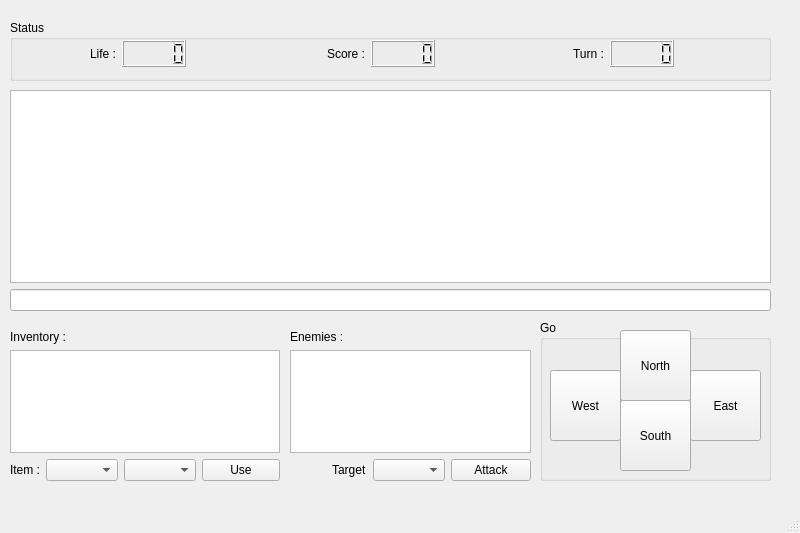
<?xml version="1.0" encoding="UTF-8"?>
<ui version="4.0">
 <class>ZorkFinal</class>
 <widget class="QMainWindow" name="ZorkFinal">
  <property name="geometry">
   <rect>
    <x>0</x>
    <y>0</y>
    <width>800</width>
    <height>533</height>
   </rect>
  </property>
  <property name="windowTitle">
   <string>ZorkFinal</string>
  </property>
  <widget class="QWidget" name="centralwidget">
   <widget class="QGroupBox" name="groupBox">
    <property name="geometry">
     <rect>
      <x>540</x>
      <y>320</y>
      <width>231</width>
      <height>161</height>
     </rect>
    </property>
    <property name="title">
     <string>Go</string>
    </property>
    <widget class="QPushButton" name="pushButton_goEast">
     <property name="geometry">
      <rect>
       <x>150</x>
       <y>50</y>
       <width>71</width>
       <height>71</height>
      </rect>
     </property>
     <property name="text">
      <string>East</string>
     </property>
    </widget>
    <widget class="QPushButton" name="pushButton_goSouth">
     <property name="geometry">
      <rect>
       <x>80</x>
       <y>80</y>
       <width>71</width>
       <height>71</height>
      </rect>
     </property>
     <property name="text">
      <string>South</string>
     </property>
    </widget>
    <widget class="QPushButton" name="pushButton_goNorth">
     <property name="geometry">
      <rect>
       <x>80</x>
       <y>10</y>
       <width>71</width>
       <height>71</height>
      </rect>
     </property>
     <property name="text">
      <string>North</string>
     </property>
    </widget>
    <widget class="QPushButton" name="pushButton_goWest">
     <property name="geometry">
      <rect>
       <x>10</x>
       <y>50</y>
       <width>71</width>
       <height>71</height>
      </rect>
     </property>
     <property name="text">
      <string>West</string>
     </property>
    </widget>
   </widget>
   <widget class="QGroupBox" name="groupBox_2">
    <property name="geometry">
     <rect>
      <x>10</x>
      <y>20</y>
      <width>761</width>
      <height>61</height>
     </rect>
    </property>
    <property name="title">
     <string>Status</string>
    </property>
    <widget class="QWidget" name="layoutWidget">
     <property name="geometry">
      <rect>
       <x>10</x>
       <y>20</y>
       <width>721</width>
       <height>27</height>
      </rect>
     </property>
     <layout class="QHBoxLayout" name="horizontalLayout_5">
      <item>
       <layout class="QHBoxLayout" name="horizontalLayout_3">
        <item>
         <spacer name="horizontalSpacer_3">
          <property name="orientation">
           <enum>Qt::Horizontal</enum>
          </property>
          <property name="sizeHint" stdset="0">
           <size>
            <width>40</width>
            <height>20</height>
           </size>
          </property>
         </spacer>
        </item>
        <item>
         <widget class="QLabel" name="label_life">
          <property name="text">
           <string>Life :</string>
          </property>
         </widget>
        </item>
        <item>
         <widget class="QLCDNumber" name="lcd_life"/>
        </item>
        <item>
         <spacer name="horizontalSpacer_6">
          <property name="orientation">
           <enum>Qt::Horizontal</enum>
          </property>
          <property name="sizeHint" stdset="0">
           <size>
            <width>40</width>
            <height>20</height>
           </size>
          </property>
         </spacer>
        </item>
       </layout>
      </item>
      <item>
       <layout class="QHBoxLayout" name="horizontalLayout_4">
        <item>
         <spacer name="horizontalSpacer_4">
          <property name="orientation">
           <enum>Qt::Horizontal</enum>
          </property>
          <property name="sizeHint" stdset="0">
           <size>
            <width>40</width>
            <height>20</height>
           </size>
          </property>
         </spacer>
        </item>
        <item>
         <widget class="QLabel" name="label_score">
          <property name="text">
           <string>Score :</string>
          </property>
         </widget>
        </item>
        <item>
         <widget class="QLCDNumber" name="lcd_score"/>
        </item>
        <item>
         <spacer name="horizontalSpacer_7">
          <property name="orientation">
           <enum>Qt::Horizontal</enum>
          </property>
          <property name="sizeHint" stdset="0">
           <size>
            <width>40</width>
            <height>20</height>
           </size>
          </property>
         </spacer>
        </item>
       </layout>
      </item>
      <item>
       <layout class="QHBoxLayout" name="horizontalLayout_2">
        <item>
         <spacer name="horizontalSpacer_5">
          <property name="orientation">
           <enum>Qt::Horizontal</enum>
          </property>
          <property name="sizeHint" stdset="0">
           <size>
            <width>40</width>
            <height>20</height>
           </size>
          </property>
         </spacer>
        </item>
        <item>
         <widget class="QLabel" name="label_turn">
          <property name="text">
           <string>Turn :</string>
          </property>
         </widget>
        </item>
        <item>
         <widget class="QLCDNumber" name="lcd_turn"/>
        </item>
        <item>
         <spacer name="horizontalSpacer_8">
          <property name="orientation">
           <enum>Qt::Horizontal</enum>
          </property>
          <property name="sizeHint" stdset="0">
           <size>
            <width>40</width>
            <height>20</height>
           </size>
          </property>
         </spacer>
        </item>
       </layout>
      </item>
     </layout>
    </widget>
   </widget>
   <widget class="QWidget" name="layoutWidget">
    <property name="geometry">
     <rect>
      <x>10</x>
      <y>90</y>
      <width>761</width>
      <height>221</height>
     </rect>
    </property>
    <layout class="QVBoxLayout" name="verticalLayout">
     <item>
      <widget class="QTextBrowser" name="textBrowser_desc"/>
     </item>
     <item>
      <widget class="QLineEdit" name="lineEdit_command">
       <property name="text">
        <string/>
       </property>
      </widget>
     </item>
    </layout>
   </widget>
   <widget class="QWidget" name="layoutWidget">
    <property name="geometry">
     <rect>
      <x>10</x>
      <y>330</y>
      <width>270</width>
      <height>151</height>
     </rect>
    </property>
    <layout class="QVBoxLayout" name="verticalLayout_2">
     <item>
      <widget class="QLabel" name="label_inventory">
       <property name="text">
        <string>Inventory :</string>
       </property>
      </widget>
     </item>
     <item>
      <widget class="QListWidget" name="listWidget_itemsInInventory"/>
     </item>
     <item>
      <layout class="QHBoxLayout" name="horizontalLayout">
       <item>
        <widget class="QLabel" name="label_itemToUse">
         <property name="text">
          <string>Item :</string>
         </property>
        </widget>
       </item>
       <item>
        <widget class="QComboBox" name="comboBox_itemToUse"/>
       </item>
       <item>
        <widget class="QComboBox" name="comboBox_itemToUseWith"/>
       </item>
       <item>
        <widget class="QPushButton" name="pushButton_use">
         <property name="text">
          <string>Use</string>
         </property>
        </widget>
       </item>
      </layout>
     </item>
    </layout>
   </widget>
   <widget class="QWidget" name="layoutWidget">
    <property name="geometry">
     <rect>
      <x>290</x>
      <y>330</y>
      <width>241</width>
      <height>151</height>
     </rect>
    </property>
    <layout class="QVBoxLayout" name="verticalLayout_3">
     <item>
      <widget class="QLabel" name="label_enemies">
       <property name="text">
        <string>Enemies :</string>
       </property>
      </widget>
     </item>
     <item>
      <widget class="QListWidget" name="listWidget_enemiesNear"/>
     </item>
     <item>
      <layout class="QHBoxLayout" name="horizontalLayout_6">
       <item>
        <spacer name="horizontalSpacer_2">
         <property name="orientation">
          <enum>Qt::Horizontal</enum>
         </property>
         <property name="sizeHint" stdset="0">
          <size>
           <width>40</width>
           <height>20</height>
          </size>
         </property>
        </spacer>
       </item>
       <item>
        <widget class="QLabel" name="label_target">
         <property name="text">
          <string>Target</string>
         </property>
        </widget>
       </item>
       <item>
        <widget class="QComboBox" name="comboBox_availableTarget"/>
       </item>
       <item>
        <widget class="QPushButton" name="pushButton_attack">
         <property name="text">
          <string>Attack</string>
         </property>
        </widget>
       </item>
      </layout>
     </item>
    </layout>
   </widget>
  </widget>
  <widget class="QMenuBar" name="menubar">
   <property name="geometry">
    <rect>
     <x>0</x>
     <y>0</y>
     <width>800</width>
     <height>21</height>
    </rect>
   </property>
  </widget>
  <widget class="QStatusBar" name="statusbar"/>
 </widget>
 <resources/>
 <connections/>
</ui>
